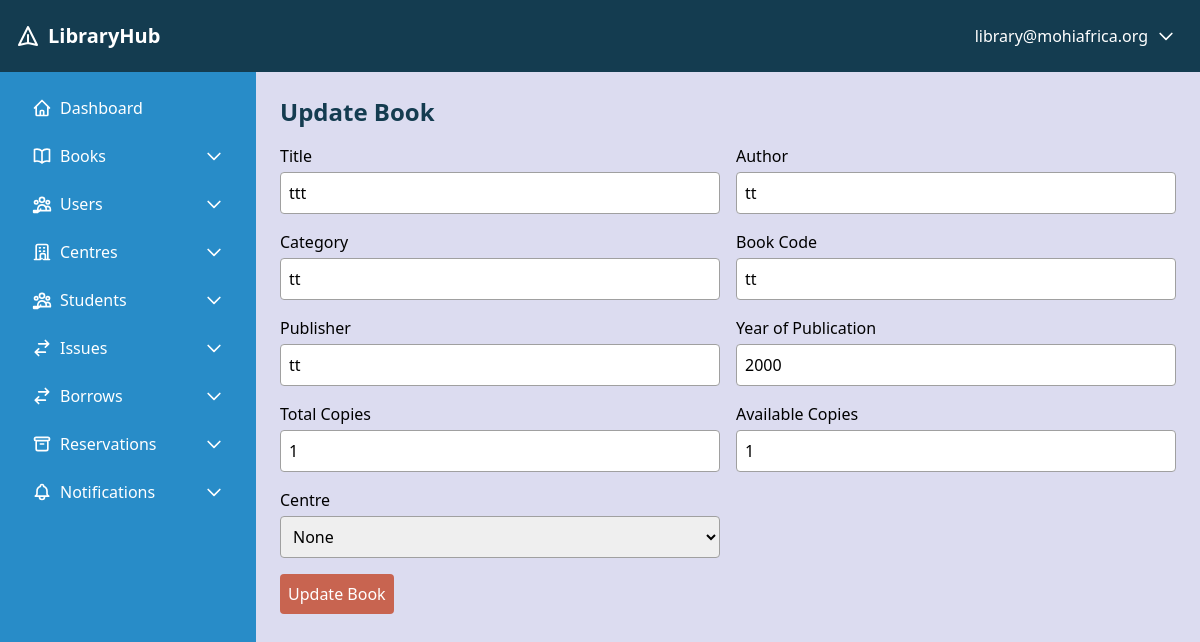
Page /books/update/1/ (signed in) on the committed database.
### library_app/models.py (models this page shows, shortened)
class CustomUser(AbstractUser):
    username = None
    email = models.EmailField(unique=True)
    is_librarian = models.BooleanField(default=False)
    is_student = models.BooleanField(default=False)
    is_teacher = models.BooleanField(default=False)
    centre = models.ForeignKey(
        'Centre', on_delete=models.SET_NULL, null=True, blank=True)
    USERNAME_FIELD = 'email'
    REQUIRED_FIELDS = []
    objects = CustomUserManager()  # Assign the custom manager here
    groups = models.ManyToManyField(
        Group,
        related_name='customuser_set',
        blank=True,
        help_text='The groups this user belongs to.',
        verbose_name='groups',
    )
    user_permissions = models.ManyToManyField(
        Permission,
        related_name='customuser_permissions',
        blank=True,
        help_text='Specific permissions for this user.',
        verbose_name='user permissions',
    )

class Book(models.Model):
    title = models.CharField(max_length=300)
    author = models.CharField(max_length=200)
    category = models.CharField(max_length=100)
    book_code = models.CharField(max_length=50, unique=True)
    publisher = models.CharField(max_length=200)
    year_of_publication = models.PositiveIntegerField()
    total_copies = models.PositiveIntegerField(default=1)
    available_copies = models.PositiveIntegerField(default=1)
    centre = models.ForeignKey(
        'Centre', on_delete=models.SET_NULL, null=True, related_name='books')
    added_by = models.ForeignKey(
        'CustomUser', on_delete=models.SET_NULL, null=True, related_name='books_added')
    is_active = models.BooleanField(default=True)
    history = HistoricalRecords()
    class Meta:
        unique_together = ('book_code', 'centre')

### library_app/views/book_views.py (the view, shortened to what this page needs)
# urls.py: path('books/update/<int:pk>/', book_update, name='book_update'),
@login_required
def book_update(request, pk):
    if not is_authorized(request.user):
        messages.error(request, "You do not have permission to access this page.")
        return redirect('dashboard')
    book = get_object_or_404(Book, pk=pk)
    if request.user.is_staff and not request.user.is_superuser and book.centre != request.user.centre:
        messages.error(request, "You can only update books for your own centre.")
        return redirect('book_list')
    centres = Centre.objects.all() if request.user.is_superuser else [request.user.centre] if request.user.centre else []
    return render(request, 'books/book_update.html', {'book': book, 'centres': centres})

### library_app/views/book_views.py (called while the page is built)
def is_authorized(user):
    return user.is_superuser or user.is_staff

### library_app/templates/books/book_update.html (shortened to what this page needs)
{% extends 'base.html' %}
{% block content %}
<h1 class="text-2xl font-bold mb-4 text-primary">Update Book</h1>
<form method="post" class="grid grid-cols-2 gap-4">
    <div>
        <label class="block mb-1">Title</label>
        <input type="text" name="title" value="{{ book.title }}" required class="w-full border border-neutral p-2 rounded">
    </div>
    <div>
        <label class="block mb-1">Author</label>
        <input type="text" name="author" value="{{ book.author }}" required class="w-full border border-neutral p-2 rounded">
    </div>
    <div>
        <label class="block mb-1">Category</label>
        <input type="text" name="category" value="{{ book.category }}" required class="w-full border border-neutral p-2 rounded">
    </div>
    <div>
        <label class="block mb-1">Book Code</label>
        <input type="text" name="book_code" value="{{ book.book_code }}" required class="w-full border border-neutral p-2 rounded">
    </div>
    <div>
        <label class="block mb-1">Publisher</label>
        <input type="text" name="publisher" value="{{ book.publisher }}" required class="w-full border border-neutral p-2 rounded">
    </div>
    <div>
        <label class="block mb-1">Year of Publication</label>
        <input type="number" name="year_of_publication" value="{{ book.year_of_publication }}" required class="w-full border border-neutral p-2 rounded">
    </div>
    <div>
        <label class="block mb-1">Total Copies</label>
        <input type="number" name="total_copies" value="{{ book.total_copies }}" min="1" required class="w-full border border-neutral p-2 rounded">
    </div>
    <div>
        <label class="block mb-1">Available Copies</label>
        <input type="number" name="available_copies" value="{{ book.available_copies }}" min="0" required class="w-full border border-neutral p-2 rounded">
    </div>
    <div>
        <label class="block mb-1">Centre</label>
        <select name="centre" class="w-full border border-neutral p-2 rounded">
            <option value="">None</option>
        </select>
    </div>
    <div class="col-span-2">
        <button type="submit" class="bg-secondary text-white p-2 rounded">Update Book</button>
    </div>
</form>
{% endblock %}

### library_app/templates/base.html (shortened to what this page needs)
        <!DOCTYPE html>
<html lang="en">
<head>
    <script src="https://cdn.tailwindcss.com"></script>
</head>
<body class="bg-light min-h-screen font-sans">
    <header class="bg-primary text-white p-4 flex justify-between items-center">
        <div class="text-xl font-bold flex items-center">
            <svg class="w-6 h-6 mr-2" fill="none" stroke="currentColor" viewBox="0 0 24 24" xmlns="http://www.w3.org/2000/svg">
                <path stroke-linecap="round" stroke-linejoin="round" stroke-width="2" d="M12 19l9 2-9-18-9 18 9-2zm0 0v-8"></path>
            </svg>
            LibraryHub
        </div>
        <div class="relative">
            <button id="user-menu-button" class="flex items-center hover:bg-secondary p-2 rounded">
                <span class="mr-2">{{ user.email }}</span>
                <svg class="w-5 h-5" fill="none" stroke="currentColor" viewBox="0 0 24 24" xmlns="http://www.w3.org/2000/svg">
                    <path stroke-linecap="round" stroke-linejoin="round" stroke-width="2" d="M19 9l-7 7-7-7"></path>
                </svg>
            </button>
        </div>
    </header>
    <div class="flex">
        <aside class="bg-accent text-white w-64 p-4 min-h-screen">
            <ul id="sidebar-menu" class="space-y-2">
                <li>
                    <a href="{% url 'dashboard' %}" class="flex items-center py-2 px-4 hover:bg-secondary rounded">
                        Dashboard
                    </a>
                </li>
                <li>
                    <button class="flex items-center justify-between w-full py-2 px-4 hover:bg-secondary rounded">
                        <span class="flex items-center">
                            Books
                        </span>
                        <svg class="w-5 h-5 dropdown-arrow" fill="none" stroke="currentColor" viewBox="0 0 24 24" xmlns="http://www.w3.org/2000/svg">
                            <path stroke-linecap="round" stroke-linejoin="round" stroke-width="2" d="M19 9l-7 7-7-7"></path>
                        </svg>
                    </button>
                </li>
                {% if user.is_superuser %}
                <li>
                    <button class="flex items-center justify-between w-full py-2 px-4 hover:bg-secondary rounded">
                        <span class="flex items-center">
                            Users
                        </span>
                        <svg class="w-5 h-5 dropdown-arrow" fill="none" stroke="currentColor" viewBox="0 0 24 24" xmlns="http://www.w3.org/2000/svg">
                            <path stroke-linecap="round" stroke-linejoin="round" stroke-width="2" d="M19 9l-7 7-7-7"></path>
                        </svg>
                    </button>
                </li>
                <li>
                    <button class="flex items-center justify-between w-full py-2 px-4 hover:bg-secondary rounded">
                        <span class="flex items-center">
                            Centres
                        </span>
                        <svg class="w-5 h-5 dropdown-arrow" fill="none" stroke="currentColor" viewBox="0 0 24 24" xmlns="http://www.w3.org/2000/svg">
                            <path stroke-linecap="round" stroke-linejoin="round" stroke-width="2" d="M19 9l-7 7-7-7"></path>
                        </svg>
                    </button>
                </li>
                {% endif %}
                <li>
                    <button class="flex items-center justify-between w-full py-2 px-4 hover:bg-secondary rounded">
                        <span class="flex items-center">
                            Students
                        </span>
                        <svg class="w-5 h-5 dropdown-arrow" fill="none" stroke="currentColor" viewBox="0 0 24 24" xmlns="http://www.w3.org/2000/svg">
                            <path stroke-linecap="round" stroke-linejoin="round" stroke-width="2" d="M19 9l-7 7-7-7"></path>
                        </svg>
                    </button>
                </li>
                <li>
                    <button class="flex items-center justify-between w-full py-2 px-4 hover:bg-secondary rounded">
                        <span class="flex items-center">
                            <svg class="w-5 h-5 mr-2" fill="none" stroke="currentColor" viewBox="0 0 24 24" xmlns="http://www.w3.org/2000/svg">
                                <path stroke-linecap="round" stroke-linejoin="round" stroke-width="2" d="M8 7h12m0 0l-4-4m4 4l-4 4m0 6H4m0 0l4 4m-4-4l4-4"></path>
                            </svg>
                            Issues
                        </span>
                        <svg class="w-5 h-5 dropdown-arrow" fill="none" stroke="currentColor" viewBox="0 0 24 24" xmlns="http://www.w3.org/2000/svg">
                            <path stroke-linecap="round" stroke-linejoin="round" stroke-width="2" d="M19 9l-7 7-7-7"></path>
                        </svg>
                    </button>
                </li>
                <li>
                    <button class="flex items-center justify-between w-full py-2 px-4 hover:bg-secondary rounded">
                        <span class="flex items-center">
                            <svg class="w-5 h-5 mr-2" fill="none" stroke="currentColor" viewBox="0 0 24 24" xmlns="http://www.w3.org/2000/svg">
                                <path stroke-linecap="round" stroke-linejoin="round" stroke-width="2" d="M8 7h12m0 0l-4-4m4 4l-4 4m0 6H4m0 0l4 4m-4-4l4-4"></path>
                            </svg>
                            Borrows
                        </span>
                        <svg class="w-5 h-5 dropdown-arrow" fill="none" stroke="currentColor" viewBox="0 0 24 24" xmlns="http://www.w3.org/2000/svg">
                            <path stroke-linecap="round" stroke-linejoin="round" stroke-width="2" d="M19 9l-7 7-7-7"></path>
                        </svg>
                    </button>
                </li>
                <li>
                    <button class="flex items-center justify-between w-full py-2 px-4 hover:bg-secondary rounded">
                        <span class="flex items-center">
                            <svg class="w-5 h-5 mr-2" fill="none" stroke="currentColor" viewBox="0 0 24 24" xmlns="http://www.w3.org/2000/svg">
                                <path stroke-linecap="round" stroke-linejoin="round" stroke-width="2" d="M5 8h14M5 8a2 2 0 110-4h14a2 2 0 110 4M5 8v10a2 2 0 002 2h10a2 2 0 002-2V8m-9 4h4"></path>
                            </svg>
                            Reservations
                        </span>
                        <svg class="w-5 h-5 dropdown-arrow" fill="none" stroke="currentColor" viewBox="0 0 24 24" xmlns="http://www.w3.org/2000/svg">
                            <path stroke-linecap="round" stroke-linejoin="round" stroke-width="2" d="M19 9l-7 7-7-7"></path>
                        </svg>
                    </button>
                </li>
                <li>
                    <button class="flex items-center justify-between w-full py-2 px-4 hover:bg-secondary rounded">
                        <span class="flex items-center">
                            Notifications
                        </span>
                        <svg class="w-5 h-5 dropdown-arrow" fill="none" stroke="currentColor" viewBox="0 0 24 24" xmlns="http://www.w3.org/2000/svg">
                            <path stroke-linecap="round" stroke-linejoin="round" stroke-width="2" d="M19 9l-7 7-7-7"></path>
                        </svg>
                    </button>
                </li>
            </ul>
        </aside>
        <main class="flex-1 p-6">
            {% block content %}{% endblock %}
        </main>
    </div>
</body>
</html>

### rows in the picture
CustomUser: email "library@mohiafrica.org"
Book: title "ttt", author "tt", category "tt", book_code "tt", publisher "tt", year_of_publication "2000", total_copies "1", available_copies "1"
